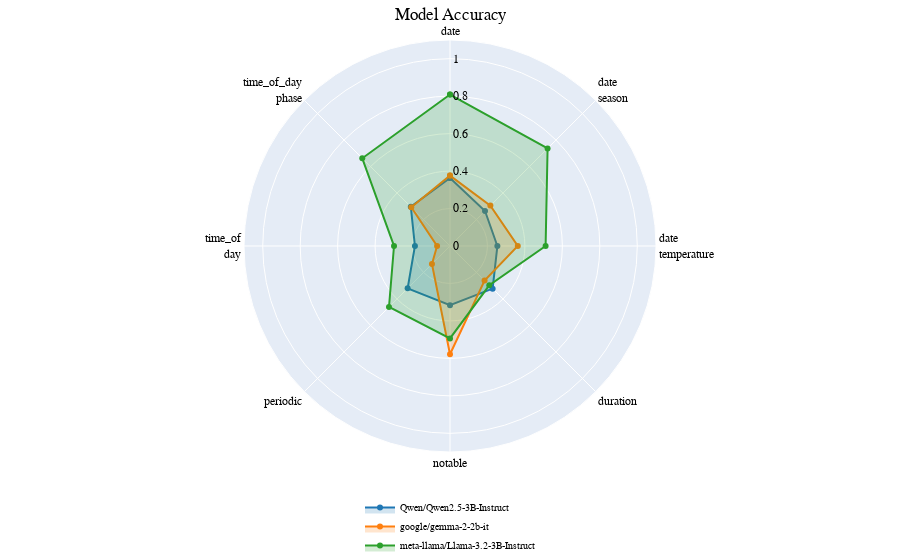

The code cell stored with this chart in its notebook:
### Code cell
import pandas as pd
import plotly.graph_objects as go
import plotly.colors as pc
import matplotlib.pyplot as plt

def rgba(color_hex, alpha):
    """Convert a hex color to rgba string with given alpha."""
    from matplotlib.colors import to_rgba
    r, g, b, _ = to_rgba(color_hex)
    return f'rgba({int(r*255)}, {int(g*255)}, {int(b*255)}, {alpha})'

df = pd.read_csv('results/combined_scores.csv')
df = df.sort_values(by=['model_name', 'dataset_name', 'accuracy'], ascending=False)
df = df[['model_name', 'dataset_name', 'accuracy']].drop_duplicates()
df['dataset_name'] = df['dataset_name'].str.replace('_3way', '', regex=False)
# Replace only the last _ with newline
df['dataset_name'] = df['dataset_name'].str.replace(r'_(?!.*_)', '<br>', regex=True)

pivot_df = df.pivot(index='model_name', columns='dataset_name', values='accuracy').reset_index()
categories = pivot_df.columns[1:]  # skip model_name
fig = go.Figure()

tab10 = plt.cm.get_cmap('tab10').colors  # RGB tuples
fill_colors = [f'rgba({int(r*255)}, {int(g*255)}, {int(b*255)}, 0.2)' for r, g, b in tab10]
line_colors = [f'rgba({int(r*255)}, {int(g*255)}, {int(b*255)}, 1.0)' for r, g, b in tab10]

for i, row in pivot_df.iterrows():
    fig.add_trace(go.Scatterpolar(
        r=row[categories].tolist() + [row[categories[0]]],
        theta=categories.tolist() + [categories[0]],
        fill='toself',
        name=row['model_name'],
        fillcolor=fill_colors[i % len(line_colors)],
        line=dict(color=line_colors[i % len(line_colors)])
    ))


fig.update_layout(
    font=dict(family="sans-serif", size=12, color="black"),
    polar=dict(
        angularaxis=dict(rotation=90, direction="clockwise"),
        radialaxis=dict(visible=True, range=[0, 1.1], angle=90, linecolor=rgba('#ffffff', 0.0), tickangle=90, )
    ),
    title=dict(
        text="Model Accuracy",
        x=0.5,
        xanchor='center',
        yanchor='bottom',
        pad=dict(t=20)
    ),
    legend=dict(
        orientation="v",
        x=0.5,
        yanchor="top",
        xanchor="center",
        y=-0.1,
        font=dict(size=10),
        itemwidth=30
    ),
    margin=dict(l=0, r=0, t=40, b=40),
)

fig.show()
fig.write_image("plots/radar_plot_all.png", scale=1, width=400, height=400)

### Figure 1 — Plotly figure (JSON) as saved in the notebook; plotly's stock layout.template omitted (floating-point values rounded to 4 significant figures)
{"data": [{"fill": "toself", "fillcolor": "rgba(31, 119, 180, 0.2)", "line": {"color": "rgba(31, 119, 180, 1.0)"}, "name": "Qwen/Qwen2.5-3B-Instruct", "r": [0.363, 0.2645, 0.253, 0.322, 0.316, 0.32, 0.1873, 0.296, 0.363], "theta": ["date", "date<br>season", "date<br>temperature", "duration", "notable", "periodic", "time_of<br>day", "time_of_day<br>phase", "date"], "type": "scatterpolar"}, {"fill": "toself", "fillcolor": "rgba(255, 127, 14, 0.2)", "line": {"color": "rgba(255, 127, 14, 1.0)"}, "name": "google/gemma-2-2b-it", "r": [0.376, 0.305, 0.362, 0.261, 0.578, 0.1363, 0.069, 0.2925, 0.376], "theta": ["date", "date<br>season", "date<br>temperature", "duration", "notable", "periodic", "time_of<br>day", "time_of_day<br>phase", "date"], "type": "scatterpolar"}, {"fill": "toself", "fillcolor": "rgba(44, 160, 44, 0.2)", "line": {"color": "rgba(44, 160, 44, 1.0)"}, "name": "meta-llama/Llama-3.2-3B-Instruct", "r": [0.8087, 0.737, 0.5105, 0.2967, 0.4935, 0.4607, 0.299, 0.6625, 0.8087], "theta": ["date", "date<br>season", "date<br>temperature", "duration", "notable", "periodic", "time_of<br>day", "time_of_day<br>phase", "date"], "type": "scatterpolar"}], "layout": {"font": {"color": "black", "family": "sans-serif", "size": 12}, "legend": {"font": {"size": 10}, "itemwidth": 30, "orientation": "v", "x": 0.5, "xanchor": "center", "y": -0.1, "yanchor": "top"}, "margin": {"b": 40, "l": 0, "r": 0, "t": 40}, "polar": {"angularaxis": {"direction": "clockwise", "rotation": 90}, "radialaxis": {"angle": 90, "linecolor": "rgba(255, 255, 255, 0.0)", "range": [0, 1.1], "tickangle": 90, "visible": true}}, "title": {"pad": {"t": 20}, "text": "Model Accuracy", "x": 0.5, "xanchor": "center", "yanchor": "bottom"}}}
